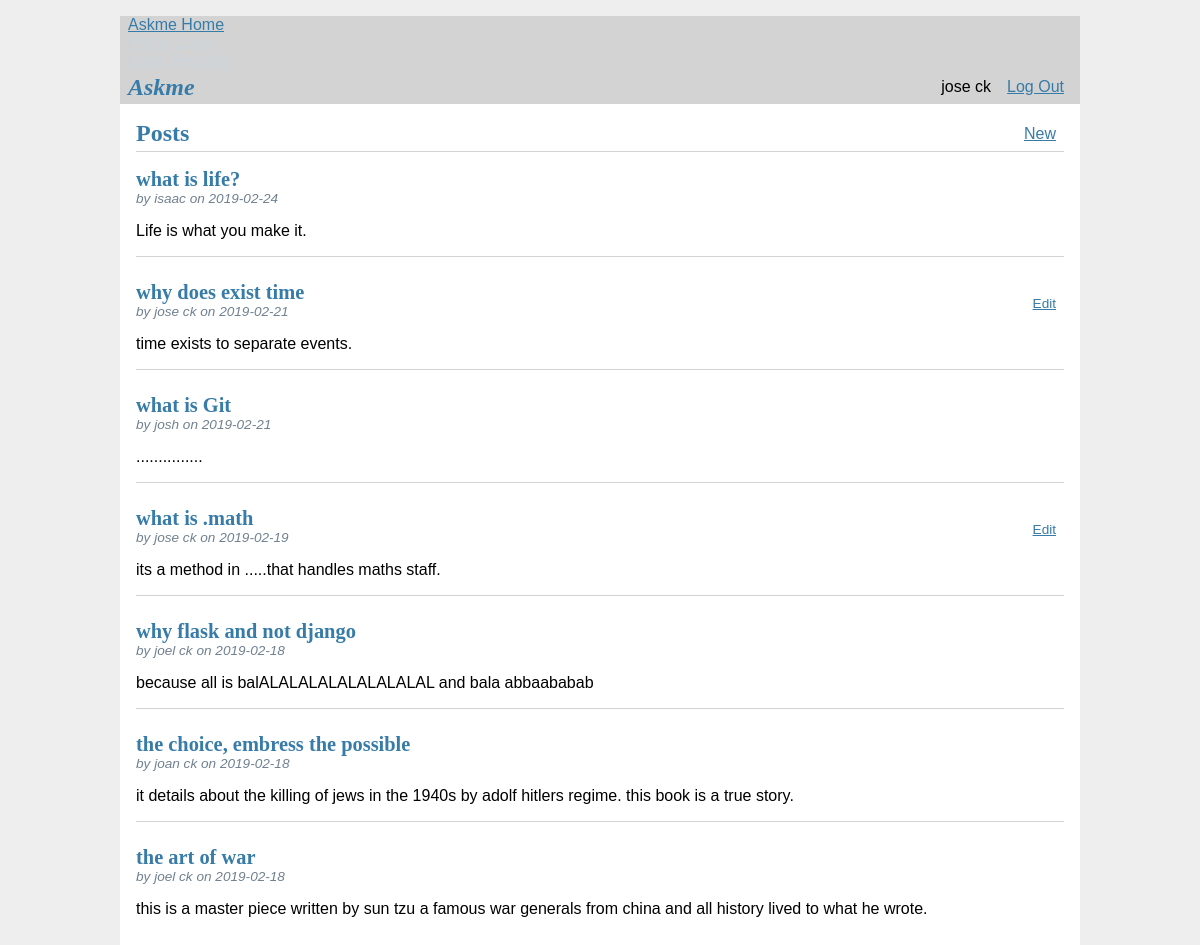
Page / (signed in) on the committed database.
### tables this page shows
CREATE TABLE user (
  id INTEGER PRIMARY KEY AUTOINCREMENT,
  username TEXT UNIQUE NOT NULL,
  password TEXT NOT NULL
);

CREATE TABLE post (
  id INTEGER PRIMARY KEY AUTOINCREMENT,
  author_id INTEGER NOT NULL,
  created TIMESTAMP NOT NULL DEFAULT CURRENT_TIMESTAMP,
  title TEXT NOT NULL,
  body TEXT NOT NULL,
  FOREIGN KEY (author_id) REFERENCES user (id)
);

### flaskr/blog.py (the view)
@bp.route('/')
def index():
    db = get_db()
    posts = db.execute(
        'SELECT p.id, title, body, created, author_id, username'
        ' FROM post p JOIN user u ON p.author_id = u.id'
        ' ORDER BY created DESC'
    ).fetchall()
    return render_template('blog/index.html', posts=posts)

### flaskr/auth.py (called while the page is built)
@bp.before_app_request
def load_logged_in_user():
    user_id = session.get('user_id')
    if user_id is None:
        g.user = None
    else:
        g.user = get_db().execute(
            'SELECT * FROM user WHERE id = ?', (user_id,)
        ).fetchone()

### flaskr/db.py (called while the page is built)
def get_db():
    if 'db' not in g:
        g.db = sqlite3.connect(
            current_app.config['DATABASE'],
            detect_types=sqlite3.PARSE_DECLTYPES
        )
        g.db.row_factory = sqlite3.Row
    return g.db

### flaskr/templates/blog/index.html
{% extends 'base.html' %}
{% block header %}
  <h1>{% block title %}Posts{% endblock %}</h1>
  {% if g.user %}
    <a class="action" href="{{ url_for('blog.create') }}">New</a>
  {% endif %}
{% endblock %}
{% block content %}
  {% for post in posts %}
    <article class="post">
      <header>
        <div>
          <h1>{{ post['title'] }}</h1>
          <div class="about">by {{ post['username'] }} on {{ post['created'].strftime('%Y-%m-%d') }}</div>
        </div>
        {% if g.user['id'] == post['author_id'] %}
          <a class="action" href="{{ url_for('blog.update', id=post['id']) }}">Edit</a>
        {% endif %}
      </header>
      <p class="body">{{ post['body'] }}</p>
    </article>
    {% if not loop.last %}
      <hr>
    {% endif %}
  {% endfor %}
{% endblock %}

### flaskr/templates/base.html (shortened to what this page needs)
<!doctype html>
<link rel="stylesheet" href="{{ url_for('static', filename='style.css') }}">
<header class="site-header">
  <nav class="navbar navbar-expand-md navbar-dark bg-steel fixed-top">
    <div class="container">
      <a class="navbar-brand mr-4" href="/">Askme Home</a>
      <div class="collapse navbar-collapse" id="navbarToggle">
        <div class="navbar-nav mr-auto">
           <a class="nav-item nav-link"  type="button" href="/">Home</a>
          <a class="nav-item nav-link" href="{{ url_for('auth.login') }}">Login</a>
        </div>
        <div class="navbar-nav">
          <a class="nav-item nav-link" href="{{ url_for('auth.login') }}">Login</a>
          <a class="nav-item nav-link" href="{{ url_for('auth.register') }}">Register</a>
        </div>
      </div>
    </div>
  </nav>
</header>
<nav>
  <h1><i>Askme</i></h1>
  <ul>
    {% if g.user %}
      <li><span>{{ g.user['username'] }}</span>
      <li><a href="{{ url_for('auth.logout') }}">Log Out</a>
    {% else %}
      <li><a href="{{ url_for('auth.register') }}">Register</a>
      <li><a href="{{ url_for('auth.login') }}">Log In</a>
    {% endif %}
  </ul>
</nav>
<section class="content">
  <header>
    {% block header %}{% endblock %}
  </header>
  {% block content %}{% endblock %}
</section>

### flaskr/static/style.css (style rules this page uses)
.site-header .navbar-nav .nav-link { color: #cbd5db; }
h1, h2, h3, h4, h5, h6 { font-family: serif; color: #377ba8; margin: 1rem 0; }
a { color: #377ba8; }
hr { border: none; border-top: 1px solid lightgray; }
nav { background: lightgray; display: flex; align-items: center; padding: 0 0.5rem; }
nav h1 { flex: auto; margin: 0; }
nav ul { display: flex; list-style: none; margin: 0; padding: 0; }
nav ul li a, nav ul li span, header .action { display: block; padding: 0.5rem; }
.content { padding: 0 1rem 1rem; }
.content > header { border-bottom: 1px solid lightgray; display: flex; align-items: flex-end; }
.content > header h1 { flex: auto; margin: 1rem 0 0.25rem 0; }
.post > header { display: flex; align-items: flex-end; font-size: 0.85em; }
.post > header > div:first-of-type { flex: auto; }
.post > header h1 { font-size: 1.5em; margin-bottom: 0; }
.post .about { color: slategray; font-style: italic; }
.post .body { white-space: pre-line; }
.content:last-child { margin-bottom: 0; }

### rows in the picture
user: user.username "jose ck"
post: title "what is life?", username "isaac", created "2019-02-24", body "Life is what you make it."
post: title "why does exist time", username "jose ck", created "2019-02-21", body "time exists to separate events."
post: title "what is Git", username "josh", created "2019-02-21", body "..............."
post: title "what is .math", username "jose ck", created "2019-02-19", body "its a method in .....that handles maths staff."
post: title "why flask and not django", username "joel ck", created "2019-02-18", body "because all is balALALALALALALALALAL and bala abbaababab"
post: title "the choice, embress the possible", username "joan ck", created "2019-02-18", body "it details about the killing of jews in the 1940s by adolf hitlers regime. this book is a true story."
post: title "the art of war", username "joel ck", created "2019-02-18", body "this is a master piece written by sun tzu a famous war generals from china and all history lived to what he wrote."
